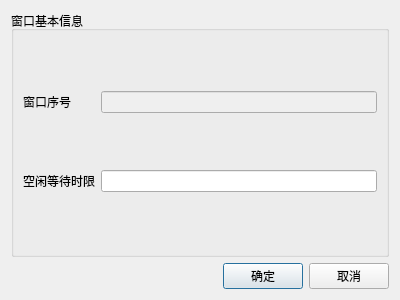
<?xml version="1.0" encoding="UTF-8"?>
<ui version="4.0">
 <class>FreeWindowCfgDialog</class>
 <widget class="QDialog" name="FreeWindowCfgDialog">
  <property name="geometry">
   <rect>
    <x>0</x>
    <y>0</y>
    <width>400</width>
    <height>300</height>
   </rect>
  </property>
  <property name="windowTitle">
   <string>新建Free窗口</string>
  </property>
  <layout class="QGridLayout" name="gridLayout" rowstretch="1,0">
   <item row="0" column="0">
    <widget class="QGroupBox" name="groupBox">
     <property name="title">
      <string>窗口基本信息</string>
     </property>
     <layout class="QGridLayout" name="gridLayout_2">
      <item row="0" column="1">
       <widget class="QLineEdit" name="windowId_lineEdit">
        <property name="enabled">
         <bool>false</bool>
        </property>
       </widget>
      </item>
      <item row="0" column="0">
       <widget class="QLabel" name="label">
        <property name="text">
         <string>窗口序号</string>
        </property>
       </widget>
      </item>
      <item row="1" column="0">
       <widget class="QLabel" name="label_2">
        <property name="text">
         <string>空闲等待时限</string>
        </property>
       </widget>
      </item>
      <item row="1" column="1">
       <widget class="QLineEdit" name="numOfTimeSlot_lineEdit"/>
      </item>
     </layout>
    </widget>
   </item>
   <item row="1" column="0">
    <layout class="QHBoxLayout" name="horizontalLayout">
     <item>
      <spacer name="horizontalSpacer">
       <property name="orientation">
        <enum>Qt::Horizontal</enum>
       </property>
       <property name="sizeHint" stdset="0">
        <size>
         <width>40</width>
         <height>20</height>
        </size>
       </property>
      </spacer>
     </item>
     <item>
      <widget class="QPushButton" name="okPushButton">
       <property name="text">
        <string>确定</string>
       </property>
      </widget>
     </item>
     <item>
      <widget class="QPushButton" name="cancelPushButton">
       <property name="text">
        <string>取消</string>
       </property>
      </widget>
     </item>
    </layout>
   </item>
  </layout>
 </widget>
 <resources/>
 <connections/>
</ui>
